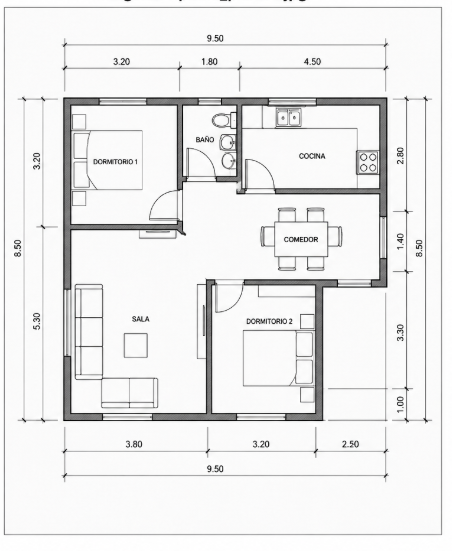
#> input picture examples/plano_prueba.png, 452 x 551 px
$ python -i preprocessing.py   (imports and definitions only)
#> lines starting #> are read from the running program, lines starting #| are printed output that depends on the picture; after the words box and inside, x2 and y2 are one past the last pixel; in counts of white or black regions, pixels touching at a corner belong together
#> further down, picture is the input picture: shape (551, 452, 3); mean B, G, R 236.4, 236.4, 236.5
# -*- coding: utf-8 -*-
"""
Created on Tue Apr 28 15:56:54 2026

@author: Rodri
"""

import cv2
import numpy as np

def preprocess(img):
    # 1. Escala de grises
    gray = cv2.cvtColor(img, cv2.COLOR_BGR2GRAY)

    # 2. Suavizado (reduce ruido)
    blur = cv2.GaussianBlur(gray, (7,7), 0)
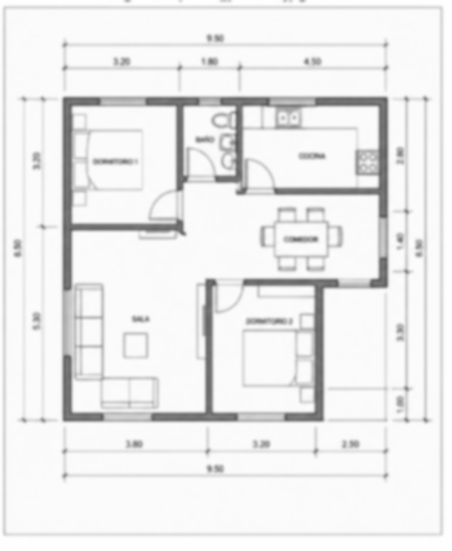
#> blur: shape (551, 452); min 92, max 255, mean 236.4

    # 3. Umbralización (limpia fondo)
    _, th = cv2.threshold(blur, 150, 255, cv2.THRESH_BINARY)
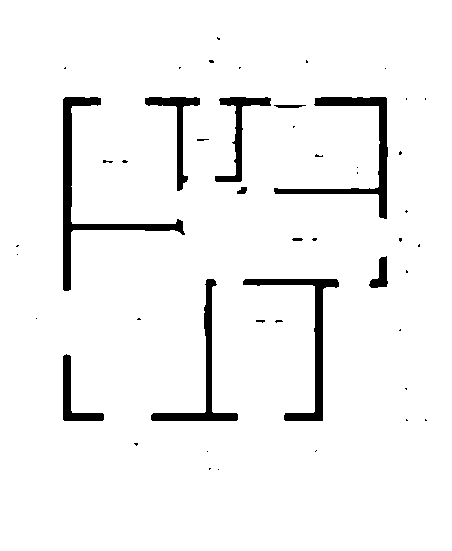
#> th: shape (551, 452); 95.3% white; 48 black regions (37 under 20 px), largest, box (x1, y1, x2, y2) and area: (63, 97, 185, 291) 2647, (274, 97, 388, 219) 2081, (243, 279, 339, 421) 1950

    # 4. Operación morfológica (CLOSE)
    kernel = np.ones((3,3), np.uint8)
    morph = cv2.morphologyEx(th, cv2.MORPH_CLOSE, kernel)
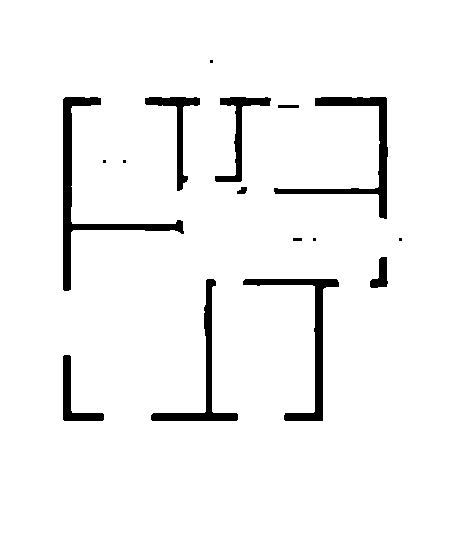
#> morph: shape (551, 452); 95.4% white; 16 black regions (5 under 20 px), largest, box (x1, y1, x2, y2) and area: (63, 97, 184, 291) 2640, (274, 97, 388, 219) 2079, (243, 279, 339, 421) 1948

    return morph

def rotate_image(img, angle):
    import cv2

    h, w = img.shape[:2]
    center = (w // 2, h // 2)

    matrix = cv2.getRotationMatrix2D(center, angle, 1.0)

    rotated = cv2.warpAffine(
        img,
        matrix,
        (w, h),
        flags=cv2.INTER_LINEAR,
        borderMode=cv2.BORDER_REPLICATE
    )

    return rotated

>>> import cv2
>>> picture = cv2.imread('../examples/plano_prueba.png')
>>> result = preprocess(picture)
